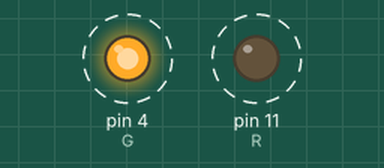
The sketch below on a simulated Arduino Uno, built with avr-gcc and run on an emulated ATmega328P. Parts: output pins drawn as LEDs (lit = HIGH). Dashed ring = blinking.

Above: at 0.5 s.
Timing chart, 0 to 4.6 s (numbered marks = the images above):
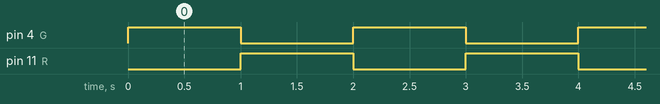

The sketch:

file.ino
```cpp
// Project By Tech Notebook
int R = 11;
int G = 4;
void setup() {
  pinMode(R, OUTPUT);
  pinMode(G, OUTPUT);
}
// Tech Notebook
void loop() {
  digitalWrite(G, HIGH);
  delay(1000);
  digitalWrite(G, LOW);
  digitalWrite(R, HIGH);
  delay(1000);
  digitalWrite(R, LOW);
  // Tech Notebook
  // http://bit.ly/33QiRmF
}
```

Measured:
- by itself, pin 4 (G), pin 11 (R): alternates HIGH for 1.0 s and LOW for 1.0 s
- by itself, everything shown: repeats every 2.0 s, in 3 steps
